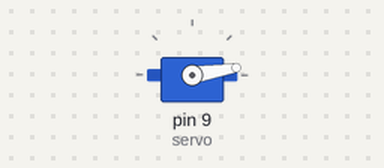
This sketch was run on a simulated Arduino Uno, built with avr-gcc and run on an emulated ATmega328P. Shown: servo.

Above: at 0.05 s.
At 0.7 s:
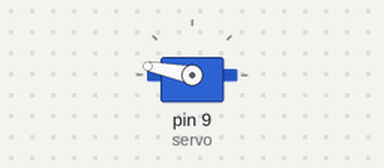
At 1.05 s:
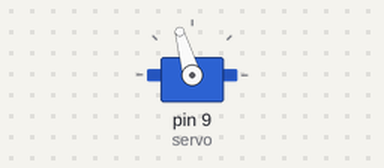
At 1.4 s:
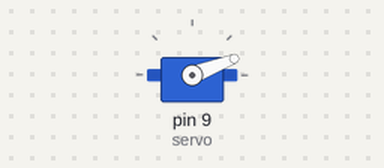
Timing chart, 0 to 3.4 s (numbered marks = the images above):
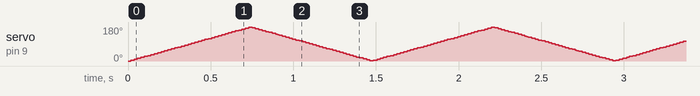

The sketch:

bionichandcode.ino
```cpp
#include <Servo.h>

Servo servo;

void setup() {
  Serial.begin(9600);

  servo.attach(9);
  servo.write(180);
}

int mode = 1;
void loop() {
  if(mode==1){
    for(int i=0; i<180; i++){
      servo.write(i);
      delay(4 );
    }
    for(int i=180; i>0; i--){
      servo.write(i);
      delay(4);
    }
  } else if(mode==0){
  }

}
```
